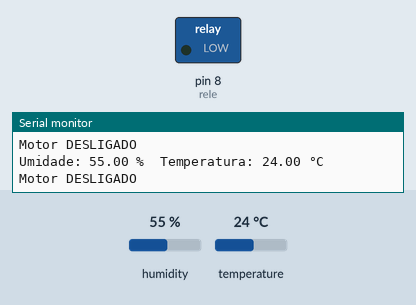
Bench run of a sketch on a simulated Arduino Uno, built with avr-gcc and run on an emulated ATmega328P. Shown: switched loads named in the sketch (green lamp = pin HIGH), the last lines printed to the serial monitor. Inputs (shaded band) come from the test bench; at power-on: temperature 24 °C, humidity 55 %.

Above: at 2.8 s.
2.9 s: temperature set to 29 °C
5.6 s: temperature set to 32 °C
At 6.7 s:
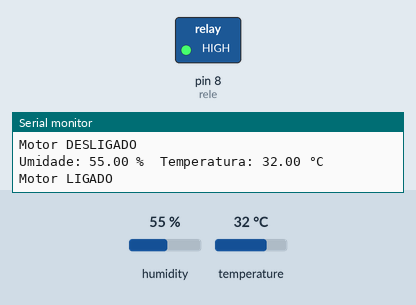
8.3 s: temperature set to 12 °C
At 11.3 s:
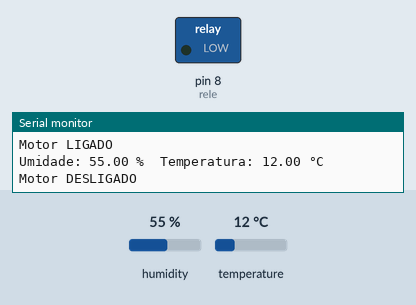
11.6 s: temperature set to 33 °C
At 12.8 s:
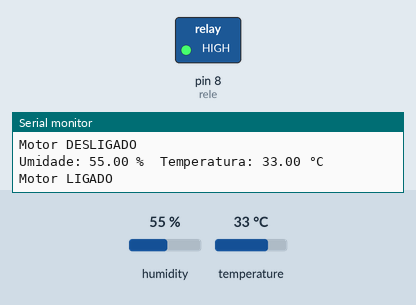
Timing chart, 0 to 14.6 s (numbered marks = the images above; inputs shaded):
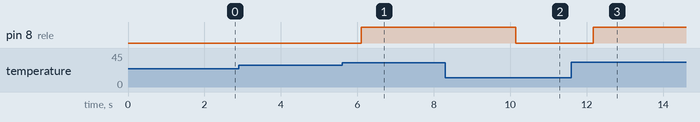

The sketch:

codigo_fonte.ino
```cpp
/**
* WITE 2024
* Robótica Educacional
* Desafio           : Alimentos na Despensa
* Microcontrolador   : Arduino
* Autor              : Jarles Santos
**/

#include "DHT.h" // Inclui a biblioteca do sensor DHT

#define DHTPIN 7      // Pino do sensor
#define DHTTYPE DHT11 // Tipo do sensor
#define rele 8        // Pino ligado ao módulo relé

DHT dht(DHTPIN, DHTTYPE);

void setup() {
  Serial.begin(9600);
  dht.begin();
  pinMode(rele, OUTPUT);   // Configura o pino do relé como saída
  digitalWrite(rele, LOW); // Mantém o relé desligado inicialmente
}

void loop() {

  float humidity = dht.readHumidity();
  float temperature = dht.readTemperature();

  if (isnan(humidity) || isnan(temperature)) {
    Serial.println("Falha ao ler do sensor DHT!");
    return;
  }

  Serial.print("Umidade: ");
  Serial.print(humidity);
  Serial.print(" %\t");
  Serial.print("Temperatura: ");
  Serial.print(temperature);
  Serial.println(" °C");

  // Controle do motor via relé
  if (temperature > 30.0) {
      digitalWrite(rele, HIGH);  // Liga o relé (motor ON)
      Serial.println("Motor LIGADO");
  } else {
      digitalWrite(rele, LOW); // Desliga o relé (motor OFF)
      Serial.println("Motor DESLIGADO");
  }

  delay(2000);
}
```

Measured:
- the behaviour switches between 30 and 31 °C on temperature (found by bisection; images 0 and 1)
- after the input at 5.6 s, pin 8 (rele): LOW → HIGH after 0.50 s
- after the input at 8.3 s, pin 8 (rele): HIGH → LOW after 1.8 s
- after the input at 11.6 s, pin 8 (rele): LOW → HIGH after 0.57 s
